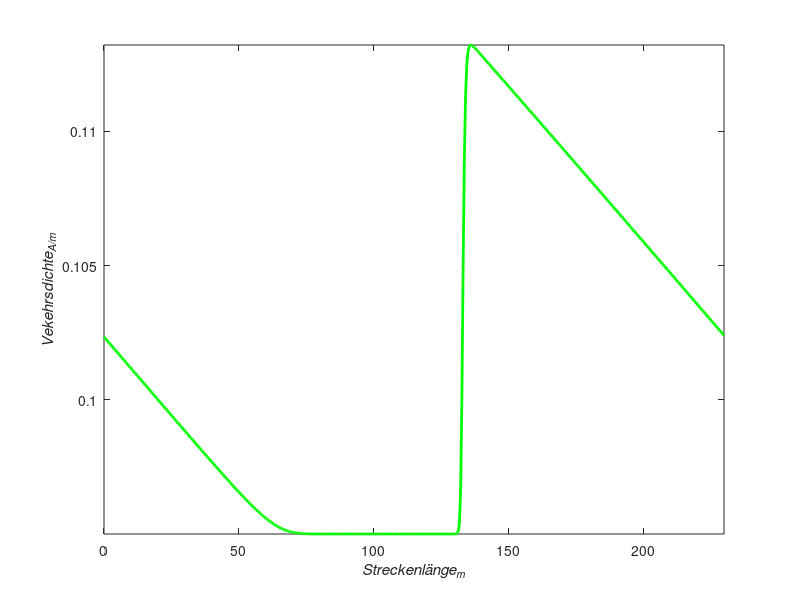
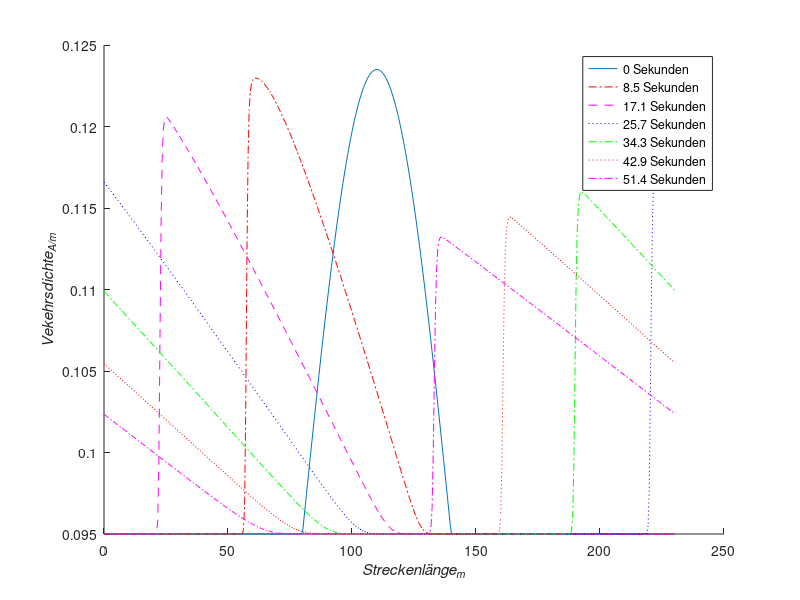
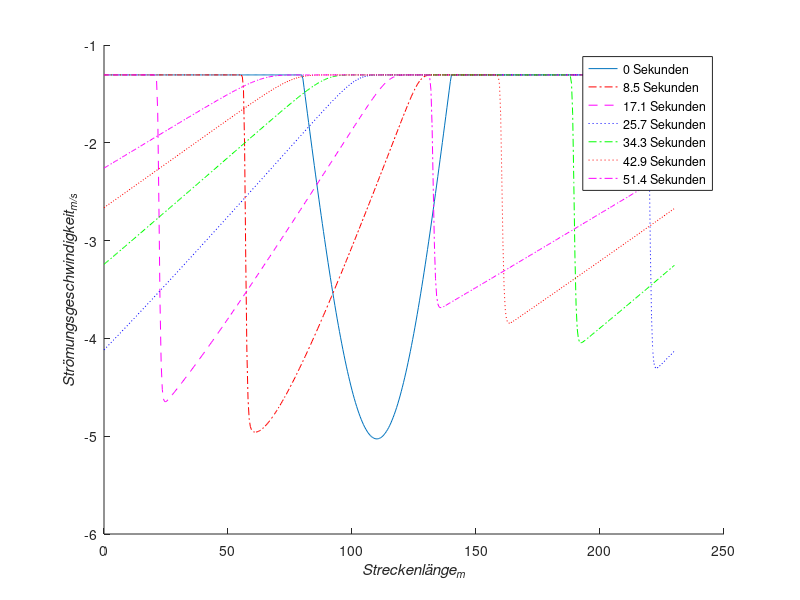
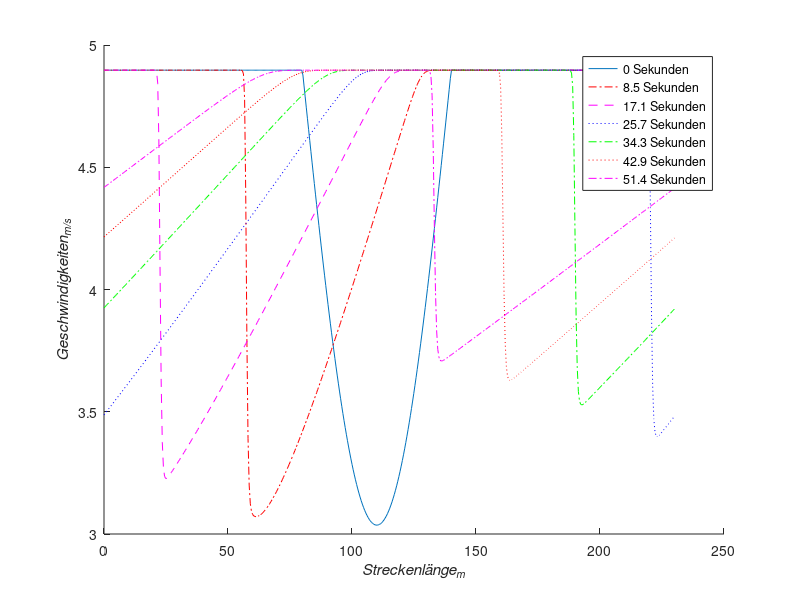

MATLAB code to generate these figures, in order:
clear all;
close all;

% löse die Erhaltungsgleichung: u_t + u_u_x = 0
L = 230;            % Streckenlänge [Meter]
T = 60;             % Betrachtungszeit [Sekunden] 
CFL = 0.9;          % CFL Bedingung nach Literatur (Thomas Sonar)
Imax = 500;         % Anzahl Stützstellen (Wegachse)
VMax = 11.1;        % Maximale Geschwindigkeit (bei RhoMin) [Meter/Sekunde] 
RhoMax = 0.17;      % Maximale Dichte (bei Stau) [Auto/Meter]
RhoStart = 0.095;   % Mittlere Dichte (bei gleichmäßiger Verteilung der Autos auf die Strecke) [Auto/Meter]

x = linspace(0, L, Imax);   % x-Achse aufgeteilt in Imax Stellen
deltaX = L/(Imax - 1);      % (eine) Schrittweite auf x-Achse

a_Rho = ((-2)*RhoMax)*VMax/RhoMax + VMax;   % Strömungsgeschwindigkeit bzw. Wellengeschwindigkeit (am Anfang)
deltaT = CFL*deltaX/abs(a_Rho);             % (eine) Schrittweite auf y-Achse
Nmax = ceil(T/deltaT) + 1;                  % Anzahl Stützstellen (Zeitachse)

u0 = zeros(Imax, 1);        % Start-Verkehrsdichte-Array anlegen
u = zeros(Imax, Nmax);      % Verkehsdichte-Array anlegen
t = linspace(0, T, Nmax);   % t-Achse aufgeteilt in Nmax Stellen
v = zeros(Imax, Nmax);      % Geschwindigkeits-Array anlegen
wg = zeros(Imax, Nmax);     % Wellengeschwindigkeiten-Array anlegen
pos = zeros(Imax, Nmax);    % Positions-Array anlegen

%Setze Anfangsbedingungen in Anlehnung an Literatur (Thomas Sonar)
AnfangDichtestoerung = 80;
EndeDichtestoerung = 200;
freq = 2*pi/(EndeDichtestoerung-AnfangDichtestoerung);  %Frequenz Sinus

%Störung
for i = 1: Imax
    if(x(i)<AnfangDichtestoerung)
        u0(i,1) = RhoStart;
    elseif(x(i)<140)
        u0(i,1)= (1 + 0.3*sin(freq*(x(i) - 80)))* RhoStart; %Schwankung als Störung der Verkehrsdichte
    else
        u0(i,1)= RhoStart;
    end
end

%Anfangs- Verkehrsdichte, Fahrzeuggeschwindigkeit, Wellengeschwindigkeit
%und Position der Fahrzeuge
for i = 1: Imax
   u(i,1) = u0(i,1);
   v(i, 1) = -(VMax/RhoMax)*u0(i, 1) + VMax;
   wg(i, 1) = (((-2)*u0(i, 1)*VMax)/RhoMax + VMax);
   pos(i, 1) = i*deltaX;
end

for n = 2: Nmax
    %Periodische Randbedingungen (Vorlesung 12.11.20)
    %CIR-Verfahren
    a_Rho = (((-2)*u(Imax, n - 1)*VMax)/RhoMax + VMax);
    a_RhoPlus = max(a_Rho, 0);
    
    a_Rho = (((-2)*u(2, n - 1)*VMax)/RhoMax + VMax);
    a_RhoMinus = min(a_Rho, 0);
    
    %Euler-Verfahren mit Resultaten aus CIR-Verfahren
    u(1, n) = u(1, n - 1) - deltaT/deltaX*a_RhoPlus*(u(1, n - 1) - u(Imax, n - 1)) - deltaT/deltaX*a_RhoMinus*(u(2, n - 1) - u(1, n - 1));
    
    v(1, n) = -(VMax/RhoMax)*u(1, n) + VMax;    %zugehörige Fahrzeuggeschwindigkeit
    
    %Abspeichern der zugehörigen Wellengeschwindigkeit
    if (a_RhoPlus ~= 0)
            wg(1, n) = a_RhoPlus;
        elseif (a_RhoMinus ~= 0)
            wg(1, n) = a_RhoMinus;
        else
            wg(1, n) = 0;
    end
    
    %CIR-Verfahren
    a_Rho = (((-2)*u(Imax - 1, n - 1)*VMax)/RhoMax + VMax);   
    a_RhoPlus = max(a_Rho, 0);
        
    a_Rho = (((-2)*u(1, n - 1)*VMax)/RhoMax + VMax);
    a_RhoMinus = min(a_Rho, 0);
    
    %Euler-Verfahren mit Resultaten aus CIR-Verfahren
    u(Imax, n) = u(Imax, n - 1) - deltaT/deltaX*a_RhoPlus*(u(Imax, n - 1) - u(Imax - 1, n - 1)) - deltaT/deltaX*a_RhoMinus*(u(1, n - 1) - u(Imax, n - 1));
    
    v(Imax, n) = -(VMax/RhoMax)*u(Imax, n) + VMax;  %zugehörige Fahrzeuggeschwindigkeit
    
    %Abspeichern der zugehörigen Wellengeschwindigkeit
    if (a_RhoPlus ~= 0)
            wg(Imax, n) = a_RhoPlus;
        elseif (a_RhoMinus ~= 0)
            wg(Imax, n) = a_RhoMinus;
        else
            wg(Imax, n) = 0;
    end
    
    %Berechnung der numerischen Lösung von Rho
    for i = 2: Imax-1
        %CIR-Verfahren
        a_Rho = (((-2)*u(i - 1, n - 1)*VMax)/RhoMax + VMax);
        a_RhoPlus = max(a_Rho, 0);
        
        a_Rho = (((-2)*u(i + 1, n - 1)*VMax)/RhoMax + VMax);
        a_RhoMinus = min(a_Rho, 0);
        
        %Euler-Verfahren mit Resultaten aus CIR-Verfahren
        u(i, n) = u(i, n - 1) - deltaT/deltaX*a_RhoPlus*(u(i, n - 1) - u(i - 1, n - 1)) - deltaT/deltaX*a_RhoMinus*(u(i + 1, n - 1) - u(i, n - 1));
        
        %Deckelung von Rho (zum Verhindern numerischer Ungenauigkeiten)
        u(i, n) = min(u(i, n), RhoMax);
        
        v(i, n) = -(VMax/RhoMax)*u(i, n) + VMax;    %zugehörige Fahrzeuggeschwindigkeit
        
        %Abspeichern der zugehörigen Wellengeschwindigkeit
        if (a_RhoPlus ~= 0)
            wg(i, n) = a_RhoPlus;
        elseif (a_RhoMinus ~= 0)
            wg(i, n) = a_RhoMinus;
        else
            wg(i, n) = 0;
        end
        
    end
end

%Abspeichern der Fahrzeugpositionen
for i = 1 : Imax
    for n = 2 : Nmax
        pos(i, n) = mod((v(i, n)*deltaT + pos(i, n-1)), 230);
    end 
end


%%%%%%%
%PLOTS
%%%%%%%

%%%%%%%%%%%%%%%%%%%%%%%%%%%%%%%%%%%%%%%%%%%%%%%%%%%%%%%%%%%%%%%%%%%%%%%%%%%
figure('Name', 'Numerische Lösung der Verkehrsdichte','NumberTitle','off')
plot(x, u(1:Imax,1), 'g','LineWidth',2);
axis tight
set(gca,'nextplot','replacechildren');
xlabel('Streckenlänge_{m}','FontAngle','italic');
ylabel('Vekehrsdichte_{A/m}','FontAngle','italic');
for j = 1:Nmax
    plot(x, u(1:Imax,j), 'g','LineWidth',2);
    F(j) = getframe;
end
movie(F,0)
%%%%%%%%%%%%%%%%%%%%%%%%%%%%%%%%%%%%%%%%%%%%%%%%%%%%%%%%%%%%%%%%%%%%%%%%%%%
figure('Name', 'Numerische Lösung der Verkehrsdichte in 6 Schritten','NumberTitle','off')
hold on;
xlabel('Streckenlänge_{m}','FontAngle','italic');
ylabel('Vekehrsdichte_{A/m}','FontAngle','italic');
plot(x, u(1:Imax,1), x, u(1:Imax,  ceil(Nmax/6)),'-.r', x, u(1:Imax, 2* ceil(Nmax/6)), '--m', x, u(1:Imax, 3* ceil(Nmax/6)), ':b', x, u(1:Imax, 4* ceil(Nmax/6)), '-.g', x, u(1:Imax, 5* ceil(Nmax/6)), ':r', x, u(1:Imax, Nmax), '-.m');
lgd = legend('0 Sekunden','8.5 Sekunden','17.1 Sekunden','25.7 Sekunden','34.3 Sekunden','42.9 Sekunden','51.4 Sekunden');
%%%%%%%%%%%%%%%%%%%%%%%%%%%%%%%%%%%%%%%%%%%%%%%%%%%%%%%%%%%%%%%%%%%%%%%%%%%
figure('Name', 'Strömungsgeschwindigkeit der Stauwelle in 6 Schritten','NumberTitle','off')
hold on;
xlabel('Streckenlänge_{m}','FontAngle','italic');
ylabel('Strömungsgeschwindigkeit_{m/s}','FontAngle','italic');
plot(x, wg(1:Imax, 1), x, wg(1:Imax,  ceil(Nmax/6)),'-.r', x, wg(1:Imax, 2* ceil(Nmax/6)), '--m', x, wg(1:Imax, 3* ceil(Nmax/6)), ':b', x, wg(1:Imax, 4* ceil(Nmax/6)), '-.g', x, wg(1:Imax, 5* ceil(Nmax/6)), ':r', x, wg(1:Imax, Nmax), '-.m');
lgd = legend('0 Sekunden','8.5 Sekunden','17.1 Sekunden','25.7 Sekunden','34.3 Sekunden','42.9 Sekunden','51.4 Sekunden');
%%%%%%%%%%%%%%%%%%%%%%%%%%%%%%%%%%%%%%%%%%%%%%%%%%%%%%%%%%%%%%%%%%%%%%%%%%%
figure('Name', 'Geschwindigkeiten der Fahrzeuge in 6 Schritten','NumberTitle','off')
hold on;
xlabel('Streckenlänge_{m}','FontAngle','italic');
ylabel('Geschwindigkeiten_{m/s}','FontAngle','italic');
plot(x, v(1:Imax,1), x, v(1:Imax,  ceil(Nmax/6)),'-.r', x, v(1:Imax, 2* ceil(Nmax/6)), '--m', x, v(1:Imax, 3* ceil(Nmax/6)), ':b', x, v(1:Imax, 4* ceil(Nmax/6)), '-.g', x, v(1:Imax, 5* ceil(Nmax/6)), ':r', x, v(1:Imax, Nmax), '-.m');
lgd = legend('0 Sekunden','8.5 Sekunden','17.1 Sekunden','25.7 Sekunden','34.3 Sekunden','42.9 Sekunden','51.4 Sekunden');
%%%%%%%%%%%%%%%%%%%%%%%%%%%%%%%%%%%%%%%%%%%%%%%%%%%%%%%%%%%%%%%%%%%%%%%%%%%
figure('Name', 'Position der Fahrzeuge auf der Strecke','NumberTitle','off')
hold on;
xlabel('Position_{m}','FontAngle','italic');
ylabel('Zeit_{s}','FontAngle','italic');
plot(pos(1:23:Imax, 1:Nmax), t);